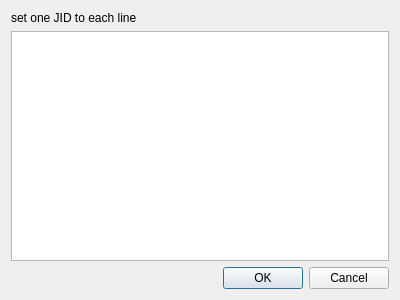
<?xml version="1.0" encoding="UTF-8"?>
<ui version="4.0">
 <class>roominvit</class>
 <widget class="QDialog" name="roominvit">
  <property name="windowModality">
   <enum>Qt::ApplicationModal</enum>
  </property>
  <property name="geometry">
   <rect>
    <x>0</x>
    <y>0</y>
    <width>400</width>
    <height>300</height>
   </rect>
  </property>
  <property name="windowTitle">
   <string>Invitation</string>
  </property>
  <layout class="QVBoxLayout" name="verticalLayout_2">
   <item>
    <layout class="QVBoxLayout" name="verticalLayout">
     <item>
      <widget class="QLabel" name="label">
       <property name="text">
        <string>set one JID to each line</string>
       </property>
      </widget>
     </item>
     <item>
      <widget class="QPlainTextEdit" name="plainTextEdit_jid"/>
     </item>
    </layout>
   </item>
   <item>
    <widget class="QDialogButtonBox" name="buttonBox">
     <property name="orientation">
      <enum>Qt::Horizontal</enum>
     </property>
     <property name="standardButtons">
      <set>QDialogButtonBox::Cancel|QDialogButtonBox::Ok</set>
     </property>
    </widget>
   </item>
  </layout>
 </widget>
 <resources/>
 <connections>
  <connection>
   <sender>buttonBox</sender>
   <signal>accepted()</signal>
   <receiver>roominvit</receiver>
   <slot>accept()</slot>
   <hints>
    <hint type="sourcelabel">
     <x>248</x>
     <y>254</y>
    </hint>
    <hint type="destinationlabel">
     <x>157</x>
     <y>274</y>
    </hint>
   </hints>
  </connection>
  <connection>
   <sender>buttonBox</sender>
   <signal>rejected()</signal>
   <receiver>roominvit</receiver>
   <slot>reject()</slot>
   <hints>
    <hint type="sourcelabel">
     <x>316</x>
     <y>260</y>
    </hint>
    <hint type="destinationlabel">
     <x>286</x>
     <y>274</y>
    </hint>
   </hints>
  </connection>
 </connections>
</ui>
